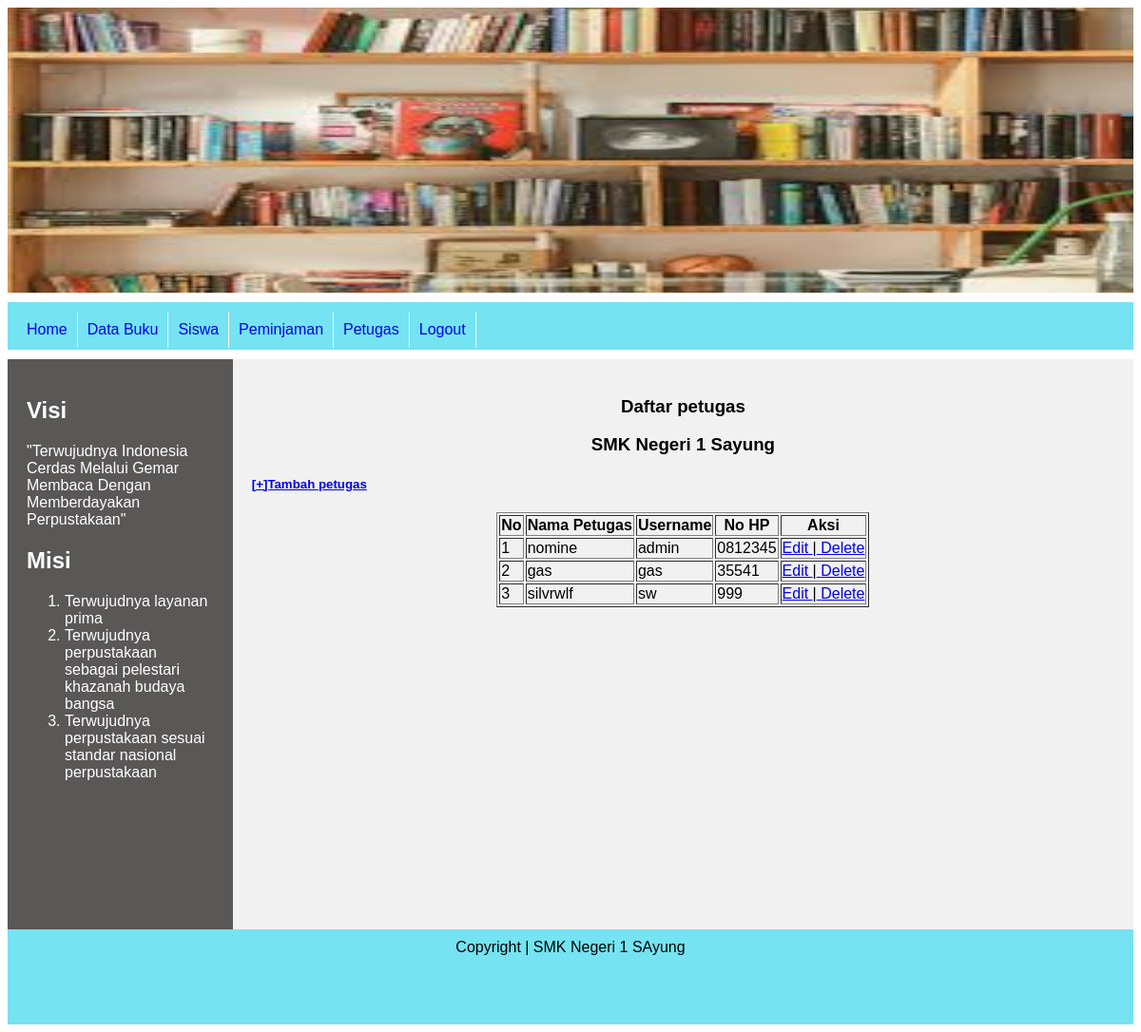
The page /admin/index.php?page=petugas (signed in) on the database its author committed.
### tables this page shows
CREATE TABLE `tbl_petugas` (
  `idpetugas` int NOT NULL,
  `namapetugas` varchar(100) NOT NULL,
  `hp` varchar(20) NOT NULL,
  `username` varchar(50) NOT NULL,
  `password` varchar(50) NOT NULL,
  `created_at` timestamp NOT NULL DEFAULT CURRENT_TIMESTAMP,
  `update_at` timestamp NULL DEFAULT NULL
);

### admin/halaman/petugas/petugas.php (the view)
<?php
include '../koneksi.php';
$query = "SELECT * FROM tbl_petugas";
$data = mysqli_query($conn, $query);
?>
<h3>
    <center>Daftar petugas<center>
</h3>
<h3>
    <center>SMK Negeri 1 Sayung<center>
</h3>
<h5><a href="index.php?page=petugastambah">[+]Tambah petugas</a></h5>
<table  border="1" align="center" >
    <tr>
        <th>No</th>
        <th>Nama Petugas</th>
        <th>Username</th>
        <th>No HP</th>
        <th>Aksi</th>
    </tr>
<?php
    $nomor = 1;
    while($row = mysqli_fetch_assoc($data)){
        echo "<tr>";
        echo "<td>".$nomor."</td>";
        echo "<td>".$row['namapetugas']."</td>";
        echo "<td>".$row['username']."</td>";
        echo "<td>".$row['hp']."</td>";
        echo "<td>"  ;
        echo "<a href='../admin/index.php?page=petugasubah&idpetugas=" .$row['idpetugas']."'> Edit </a> |";
        echo "<a href='halaman/petugas/petugashapus.php?idpetugas=" .$row['idpetugas']."' onclick=\"return confirm('Yakin hapus ".$row['idpetugas']." ?')\"> Delete </a>  ";
        echo "</td>";
        echo "</tr>";
        $nomor++;
    }
?>
</table>

### css/style.css (style rules this page uses)
* { box-sizing: border-box; }
body { font-family: Arial, Helvetica, sans-serif; }

### rows shown on the page
tbl_petugas: namapetugas "nomine", username "admin", hp "0812345"
tbl_petugas: namapetugas "gas", username "gas", hp "35541"
tbl_petugas: namapetugas "silvrwlf", username "sw", hp "999"
